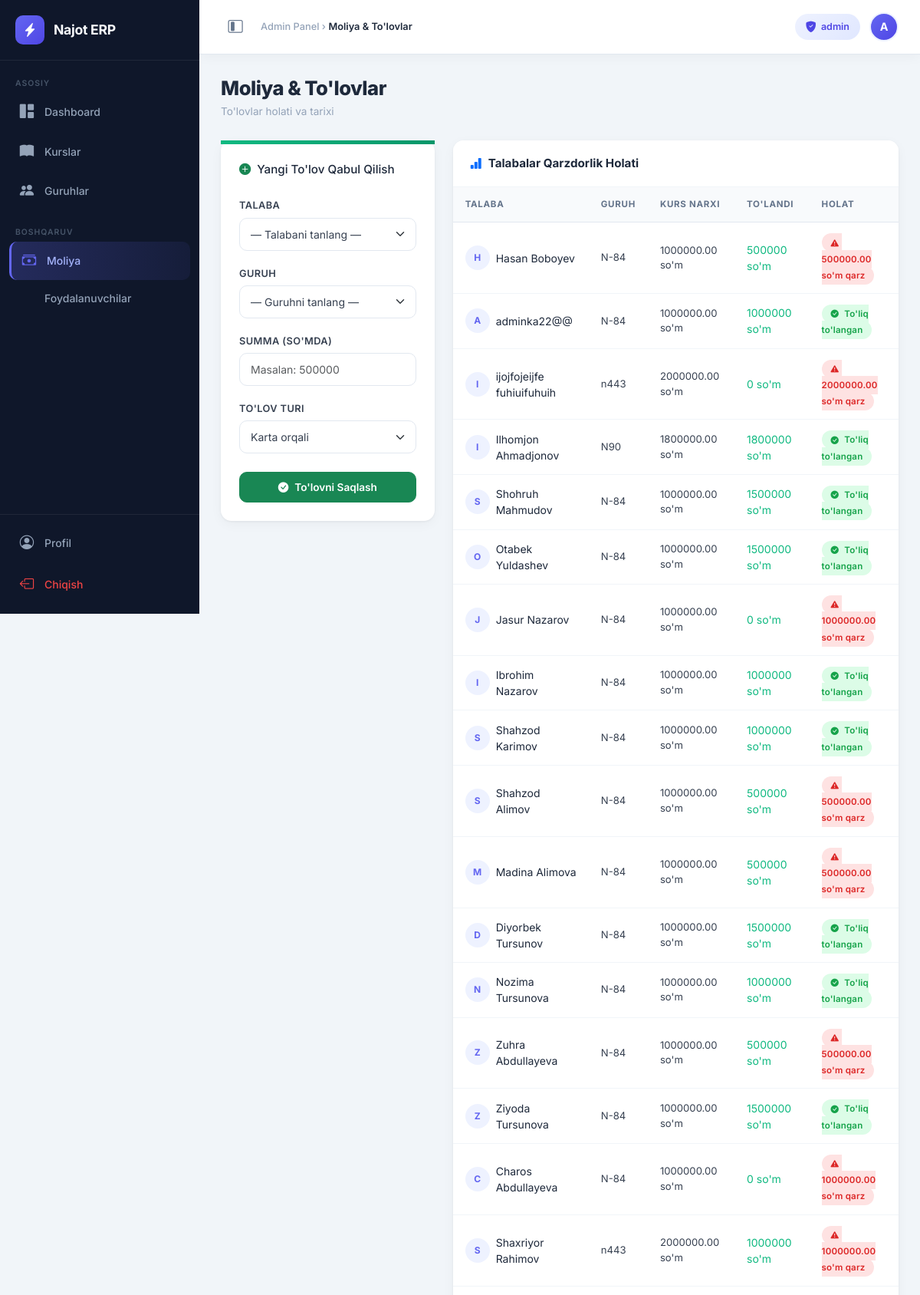
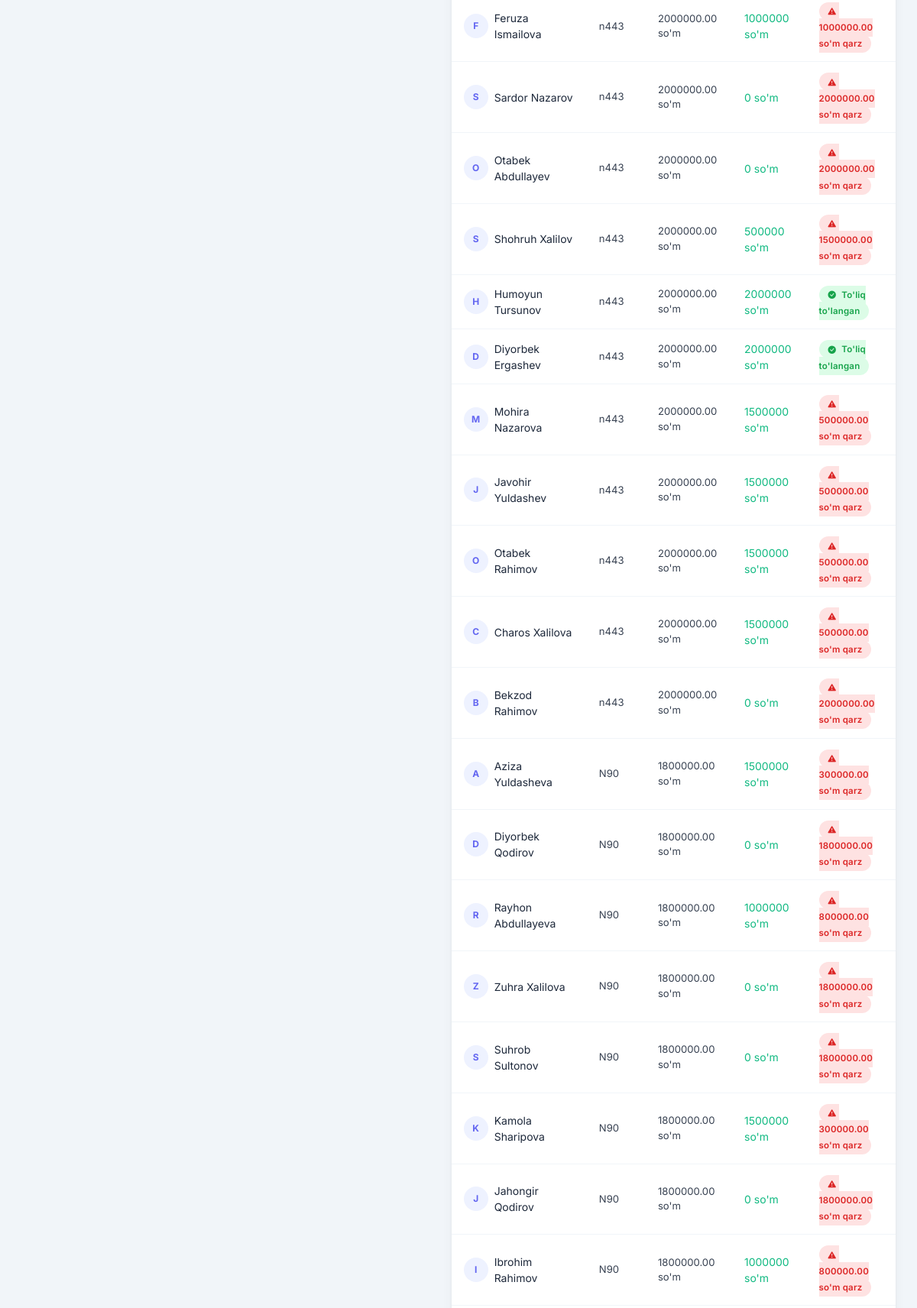
/finance/finance/ (signed in, upper part), run on the app's committed database (2 pictures, top to bottom).
### users/models.py (models this page shows, shortened)
class User(AbstractUser):
    ROLE_CHOICES = (
        ('ADMIN', 'Admin'),
        ('MENTOR', 'Mentor'),
        ('STUDENT', 'Student'),
    )
    role = models.CharField(max_length=10, choices=ROLE_CHOICES, default='STUDENT')
    phone = models.CharField(max_length=15, blank=True, null=True)  # Telefon maydoni
    avatar = models.ImageField(upload_to='avatars/', blank=True, null=True)  # Profil rasmi
    objects = CustomUserManager()  # Manager'ni shu yerga ulaymiz
    @property
    def is_admin(self):
        return self.role == 'ADMIN' or self.is_superuser

### courses/models.py (models this page shows, shortened)
class Group(models.Model):
    name = models.CharField(max_length=50, verbose_name="Guruh nomi")
    course = models.ForeignKey(
        Course,
        on_delete=models.CASCADE,
        related_name='groups',
        verbose_name="Kurs"
    )
    mentor = models.ForeignKey(
        settings.AUTH_USER_MODEL,
        on_delete=models.SET_NULL,
        null=True,
        blank=True,
        related_name='mentor_groups',
        limit_choices_to={'role': 'MENTOR'},
        verbose_name="Mentor"
    )
    start_date = models.DateField(verbose_name="Boshlanish sanasi")
    is_active = models.BooleanField(default=True, verbose_name="Faolmi?")
    def __str__(self):
        return f"{self.name} - ({self.course.name})"

class Course(models.Model):
    name = models.CharField(max_length=100, verbose_name="Kurs nomi")
    description = models.TextField(blank=True, null=True, verbose_name="Tavsif")
    price = models.DecimalField(max_digits=10, decimal_places=2, verbose_name="Narxi (so'm)")
    duration_months = models.PositiveIntegerField(default=1, verbose_name="Davomiyligi (oy)")

### finance/views.py (the view, shortened to what this page needs)
# urls.py: path('finance/', PaymentListView.as_view(), name='payment_list'),
@method_decorator(admin_required, name='dispatch')
class PaymentListView(LoginRequiredMixin, View):
    def get(self, request):
        payments = Payment.objects.all().order_by('-created_at')
        form = PaymentForm()
        students_balance = []
        enrolled_students = GroupStudent.objects.select_related('student', 'group', 'group__course').all()
        for gs in enrolled_students:
            course_price = gs.group.course.price
            total_paid = Payment.objects.filter(
                student=gs.student,
                group=gs.group
            ).aggregate(Sum('amount'))['amount__sum'] or 0
            balance = course_price - total_paid
            students_balance.append({
                'student': gs.student,
                'group': gs.group,
                'course_price': course_price,
                'total_paid': total_paid,
                'balance': balance,
            })
        return render(request, 'finance/payments.html', {
            'payments': payments,
            'form': form,
            'students_balance': students_balance
        })

### finance/forms.py
class PaymentForm(forms.ModelForm):
    class Meta:
        model = Payment
        fields = ['student', 'group', 'amount', 'payment_type']
        labels = {
            'student': 'Talaba',
            'group': 'Guruh',
            'amount': 'Summa (so\'m)',
            'payment_type': 'To\'lov turi',
        }
        widgets = {
            'student': forms.Select(attrs={'class': 'form-select'}),
            'group': forms.Select(attrs={'class': 'form-select'}),
            'amount': forms.NumberInput(attrs={'class': 'form-control', 'placeholder': 'Masalan: 500000', 'min': '0'}),
            'payment_type': forms.Select(attrs={'class': 'form-select'}),
        }
    def __init__(self, *args, **kwargs):
        super().__init__(*args, **kwargs)
        self.fields['student'].empty_label = "— Talabani tanlang —"
        self.fields['group'].empty_label = "— Guruhni tanlang —"

### templates/finance/payments.html (shortened to what this page needs)
{% extends 'base_admin.html' %}
{% block page_title %}Moliya & To'lovlar{% endblock %}
{% block nav_finance %}active{% endblock %}
{% block content %}
<div class="page-header">
    <div>
        <h1>Moliya & To'lovlar</h1>
        <div class="page-subtitle">To'lovlar holati va tarixi</div>
    </div>
</div>
<div class="row g-4">
    {% if user.is_admin %}
    <div class="col-lg-4">
        <div class="card" style="position:sticky; top:90px;">
            <div style="height:5px; background:linear-gradient(90deg,#10b981,#059669);"></div>
            <div class="card-body p-4">
                <h5 class="fw-700 mb-4" style="font-size:.95rem; color:#1e293b;">
                    <i class="bi bi-plus-circle-fill text-success me-2"></i>Yangi To'lov Qabul Qilish
                </h5>
                <form method="post">
                    <div class="mb-3">
                        <label class="form-label">Talaba</label>
                        {{ form.student }}
                    </div>
                    <div class="mb-3">
                        <label class="form-label">Guruh</label>
                        {{ form.group }}
                    </div>
                    <div class="mb-3">
                        <label class="form-label">Summa (so'mda)</label>
                        {{ form.amount }}
                    </div>
                    <div class="mb-4">
                        <label class="form-label">To'lov Turi</label>
                        {{ form.payment_type }}
                    </div>
                    <button type="submit" class="btn btn-success w-100">
                        <i class="bi bi-check-circle-fill me-2"></i>To'lovni Saqlash
                    </button>
                </form>
            </div>
        </div>
    </div>
    {% endif %}
    <div class="col-lg-{% if user.is_admin %}8{% else %}12{% endif %}">
        <div class="table-card card mb-4">
            <div class="card-header d-flex align-items-center gap-2">
                <i class="bi bi-bar-chart-fill text-primary"></i>
                <h5>Talabalar Qarzdorlik Holati</h5>
            </div>
            <div class="table-responsive">
                <table class="table">
                    <thead>
                        <tr>
                            <th>Talaba</th>
                            <th>Guruh</th>
                            <th>Kurs Narxi</th>
                            <th>To'landi</th>
                            <th>Holat</th>
                        </tr>
                    </thead>
                    <tbody>
                        {% for item in students_balance %}
                        <tr>
                            <td>
                                <div class="d-flex align-items-center gap-2">
                                    <div style="width:32px;height:32px;background:#eef2ff;border-radius:50%;
                                                display:flex;align-items:center;justify-content:center;
                                                font-size:.75rem; font-weight:700; color:#6366f1; flex-shrink:0;">
                                        {{ item.student.get_full_name|default:item.student.username|slice:":1"|upper }}
                                    </div>
                                    <span class="fw-600" style="font-size:.875rem; color:#1e293b;">
                                        {{ item.student.get_full_name|default:item.student.username }}
                                    </span>
                                </div>
                            </td>
                            <td style="font-size:.82rem;">{{ item.group.name }}</td>
                            <td style="font-size:.82rem; color:#374151;">{{ item.course_price }} so'm</td>
                            <td>
                                <span class="fw-700" style="color:#10b981; font-size:.875rem;">
                                    {{ item.total_paid }} so'm
                                </span>
                            </td>
                            <td>
                                {% if item.balance > 0 %}
                                    <span class="badge-pill badge-inactive">
                                        <i class="bi bi-exclamation-triangle-fill me-1" style="font-size:.65rem;"></i>
                                        {{ item.balance }} so'm qarz
                                    </span>
                                {% else %}
                                    <span class="badge-pill badge-active">
                                        <i class="bi bi-check-circle-fill me-1" style="font-size:.65rem;"></i>
                                        To'liq to'langan
                                    </span>
                                {% endif %}
                            </td>
                        </tr>
                        {% endfor %}
                    </tbody>
                </table>
            </div>
        </div>
    </div>
</div>
{% endblock %}

### templates/base_admin.html (shortened to what this page needs)
<!DOCTYPE html>
<html lang="uz">
<head>
    <link href="https://cdn.jsdelivr.net/npm/bootstrap@5.3.2/dist/css/bootstrap.min.css" rel="stylesheet">
    <link href="https://cdn.jsdelivr.net/npm/bootstrap-icons@1.11.3/font/bootstrap-icons.min.css" rel="stylesheet">
</head>
<body>
<nav id="sidebar">
    <a href="{% url 'dashboard' %}" class="sidebar-brand">
        <div class="brand-icon"><i class="bi bi-lightning-charge-fill"></i></div>
        <span class="brand-text">Najot ERP</span>
    </a>
    <div class="sidebar-nav">
        <div class="nav-label">Asosiy</div>
        <a href="{% url 'dashboard' %}"
           class="sidebar-item {% block nav_dashboard %}{% endblock %}">
            <i class="bi bi-grid-1x2-fill"></i>
            <span class="item-label">Dashboard</span>
        </a>
        <a href="{% url 'course_list' %}"
           class="sidebar-item {% block nav_courses %}{% endblock %}">
            <i class="bi bi-book-fill"></i>
            <span class="item-label">Kurslar</span>
        </a>
        <a href="{% url 'group_list' %}"
           class="sidebar-item {% block nav_groups %}{% endblock %}">
            <i class="bi bi-people-fill"></i>
            <span class="item-label">Guruhlar</span>
        </a>
        <div class="nav-label mt-3">Boshqaruv</div>
        <a href="{% url 'payment_list' %}"
           class="sidebar-item {% block nav_finance %}{% endblock %}">
            <i class="bi bi-cash-stack"></i>
            <span class="item-label">Moliya</span>
        </a>
        <a href="{% url 'user_management' %}"
           class="sidebar-item {% block nav_users %}{% endblock %}">
            <span class="item-label">Foydalanuvchilar</span>
        </a>
    </div>
    <div class="sidebar-footer">
        <a href="{% url 'profile' %}" class="sidebar-item" style="color: #94a3b8; margin-bottom:4px;">
            <i class="bi bi-person-circle"></i>
            <span class="item-label">Profil</span>
        </a>
        <a href="{% url 'logout' %}" class="sidebar-item">
            <i class="bi bi-box-arrow-left"></i>
            <span class="item-label">Chiqish</span>
        </a>
    </div>
</nav>
<header id="topbar">
    <div class="topbar-left">
        <button id="sidebarToggle" title="Menyuni ochish/yopish">
            <i class="bi bi-layout-sidebar-inset"></i>
        </button>
        <div class="topbar-breadcrumb">
            Admin Panel &rsaquo; <span class="current">{% block page_title %}Bosh sahifa{% endblock %}</span>
        </div>
    </div>
    <div class="topbar-right">
        <div class="topbar-badge">
            <i class="bi bi-shield-fill-check"></i>
            <span>{{ user.username }}</span>
        </div>
        <a href="{% url 'profile' %}" class="topbar-avatar"
           title="Profil">
            {{ user.username|slice:":1"|upper }}
        </a>
    </div>
</header>
<main id="main-content">
    <div class="content-wrapper">
        {% block content %}{% endblock %}
    </div>
</main>
</body>
</html>

### data on the page
User: username "admin", username "A"
User: student.get_full_name "H", student.get_full_name "Hasan Boboyev", group.name "N-84", course_price "1000000.00", total_paid "500000", balance "500000.00"
User: student.get_full_name "A", student.get_full_name "adminka22@@", group.name "N-84", course_price "1000000.00", total_paid "1000000", shows "To'liq to'langan"
User: student.get_full_name "I", student.get_full_name "ijojfojeijfe fuhiuifuhuih", group.name "n443", course_price "2000000.00", total_paid "0", balance "2000000.00"
User: student.get_full_name "I", student.get_full_name "Ilhomjon Ahmadjonov", group.name "N90", course_price "1800000.00", total_paid "1800000", shows "To'liq to'langan"
User: student.get_full_name "S", student.get_full_name "Shohruh Mahmudov", group.name "N-84", course_price "1000000.00", total_paid "1500000", shows "To'liq to'langan"
User: student.get_full_name "O", student.get_full_name "Otabek Yuldashev", group.name "N-84", course_price "1000000.00", total_paid "1500000", shows "To'liq to'langan"
User: student.get_full_name "J", student.get_full_name "Jasur Nazarov", group.name "N-84", course_price "1000000.00", total_paid "0", balance "1000000.00"
User: student.get_full_name "I", student.get_full_name "Ibrohim Nazarov", group.name "N-84", course_price "1000000.00", total_paid "1000000", shows "To'liq to'langan"
User: student.get_full_name "S", student.get_full_name "Shahzod Karimov", group.name "N-84", course_price "1000000.00", total_paid "1000000", shows "To'liq to'langan"
User: student.get_full_name "S", student.get_full_name "Shahzod Alimov", group.name "N-84", course_price "1000000.00", total_paid "500000", balance "500000.00"
User: student.get_full_name "M", student.get_full_name "Madina Alimova", group.name "N-84", course_price "1000000.00", total_paid "500000", balance "500000.00"
User: student.get_full_name "D", student.get_full_name "Diyorbek Tursunov", group.name "N-84", course_price "1000000.00", total_paid "1500000", shows "To'liq to'langan"
User: student.get_full_name "N", student.get_full_name "Nozima Tursunova", group.name "N-84", course_price "1000000.00", total_paid "1000000", shows "To'liq to'langan"
User: student.get_full_name "Z", student.get_full_name "Zuhra Abdullayeva", group.name "N-84", course_price "1000000.00", total_paid "500000", balance "500000.00"
User: student.get_full_name "Z", student.get_full_name "Ziyoda Tursunova", group.name "N-84", course_price "1000000.00", total_paid "1500000", shows "To'liq to'langan"
User: student.get_full_name "C", student.get_full_name "Charos Abdullayeva", group.name "N-84", course_price "1000000.00", total_paid "0", balance "1000000.00"
User: student.get_full_name "S", student.get_full_name "Shaxriyor Rahimov", group.name "n443", course_price "2000000.00", total_paid "1000000", balance "1000000.00"
User: student.get_full_name "F", student.get_full_name "Feruza Ismailova", group.name "n443", course_price "2000000.00", total_paid "1000000", balance "1000000.00"
User: student.get_full_name "S", student.get_full_name "Sardor Nazarov", group.name "n443", course_price "2000000.00", total_paid "0", balance "2000000.00"
User: student.get_full_name "O", student.get_full_name "Otabek Abdullayev", group.name "n443", course_price "2000000.00", total_paid "0", balance "2000000.00"
User: student.get_full_name "S", student.get_full_name "Shohruh Xalilov", group.name "n443", course_price "2000000.00", total_paid "500000", balance "1500000.00"
User: student.get_full_name "H", student.get_full_name "Humoyun Tursunov", group.name "n443", course_price "2000000.00", total_paid "2000000", shows "To'liq to'langan"
User: student.get_full_name "D", student.get_full_name "Diyorbek Ergashev", group.name "n443", course_price "2000000.00", total_paid "2000000", shows "To'liq to'langan"
User: student.get_full_name "M", student.get_full_name "Mohira Nazarova", group.name "n443", course_price "2000000.00", total_paid "1500000", balance "500000.00"
User: student.get_full_name "J", student.get_full_name "Javohir Yuldashev", group.name "n443", course_price "2000000.00", total_paid "1500000", balance "500000.00"
User: student.get_full_name "O", student.get_full_name "Otabek Rahimov", group.name "n443", course_price "2000000.00", total_paid "1500000", balance "500000.00"
User: student.get_full_name "C", student.get_full_name "Charos Xalilova", group.name "n443", course_price "2000000.00", total_paid "1500000", balance "500000.00"
User: student.get_full_name "B", student.get_full_name "Bekzod Rahimov", group.name "n443", course_price "2000000.00", total_paid "0", balance "2000000.00"
User: student.get_full_name "A", student.get_full_name "Aziza Yuldasheva", group.name "N90", course_price "1800000.00", total_paid "1500000", balance "300000.00"
User: student.get_full_name "D", student.get_full_name "Diyorbek Qodirov", group.name "N90", course_price "1800000.00", total_paid "0", balance "1800000.00"
User: student.get_full_name "R", student.get_full_name "Rayhon Abdullayeva", group.name "N90", course_price "1800000.00", total_paid "1000000", balance "800000.00"
User: student.get_full_name "Z", student.get_full_name "Zuhra Xalilova", group.name "N90", course_price "1800000.00", total_paid "0", balance "1800000.00"
User: student.get_full_name "S", student.get_full_name "Suhrob Sultonov", group.name "N90", course_price "1800000.00", total_paid "0", balance "1800000.00"
User: student.get_full_name "K", student.get_full_name "Kamola Sharipova", group.name "N90", course_price "1800000.00", total_paid "1500000", balance "300000.00"
User: student.get_full_name "J", student.get_full_name "Jahongir Qodirov", group.name "N90", course_price "1800000.00", total_paid "0", balance "1800000.00"
User: student.get_full_name "I", student.get_full_name "Ibrohim Rahimov", group.name "N90", course_price "1800000.00", total_paid "1000000", balance "800000.00"
